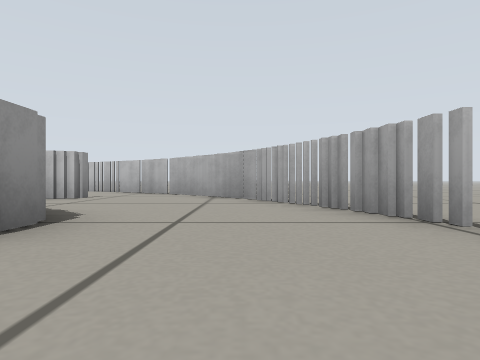
View 1 (above)

19 first-person views from a walk through a world built for the Gazebo simulator. The camera is 0.17 m above the floor, looks level and sees 75° across. The floor is counted in squares, 0.5 m on a side. Each view is taken from the middle of a square. On the plan, view 1 faces up. The plan holds only what a view shows up to about 9 squares ahead; the rest is blank.

View 2
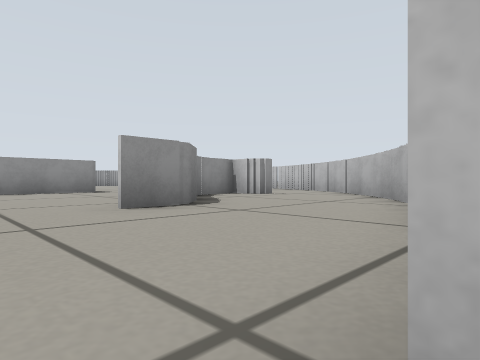

View 3
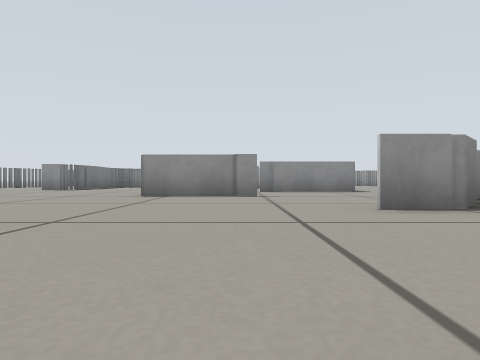

View 4
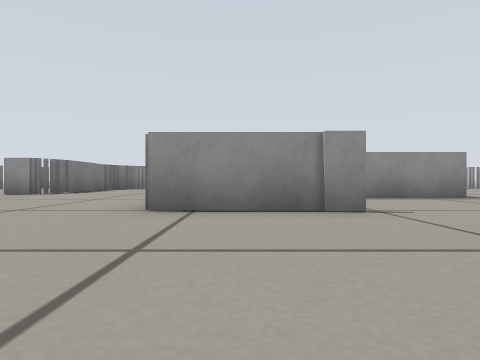

View 5
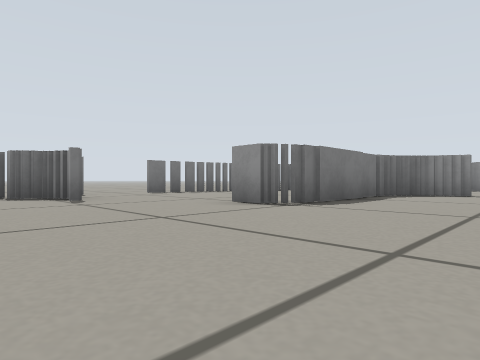

View 6
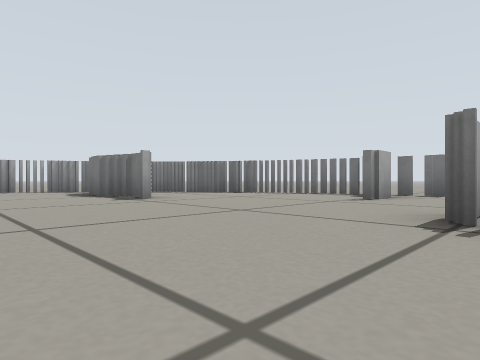

View 7
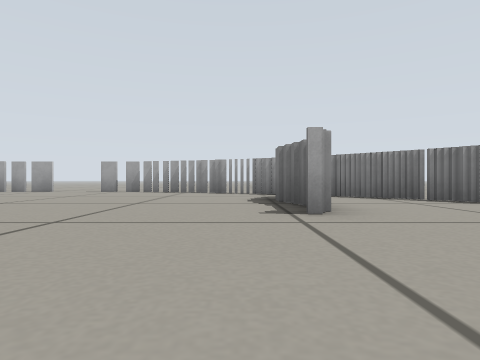

View 8
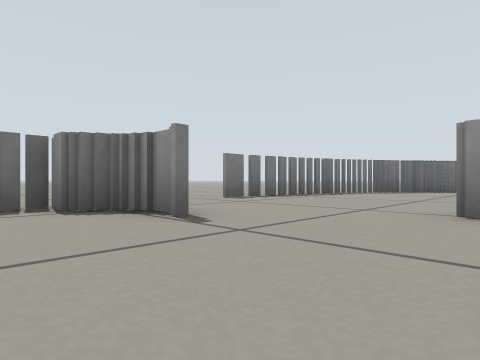

View 9
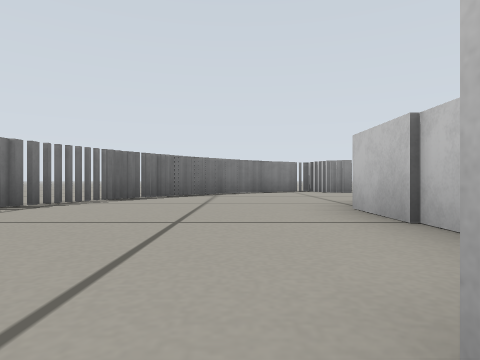

View 10
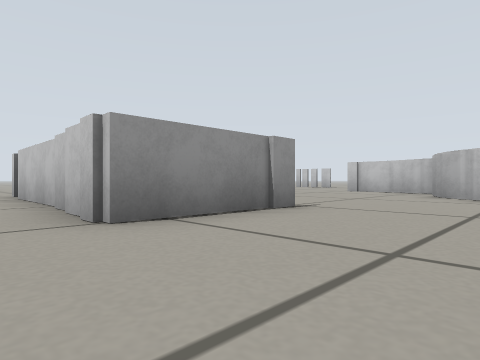

View 11
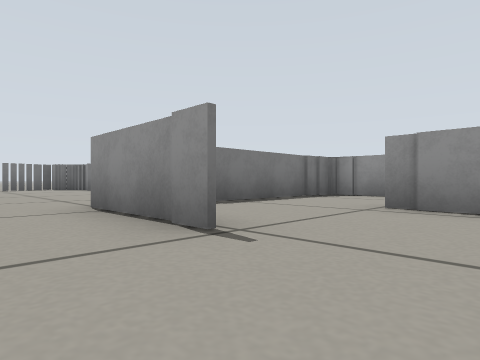

View 12
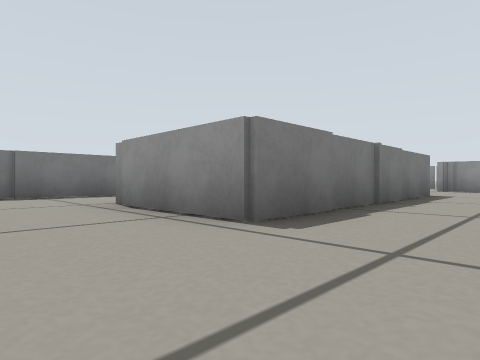

View 13
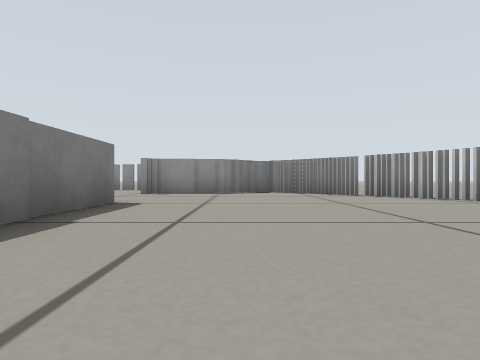

View 14
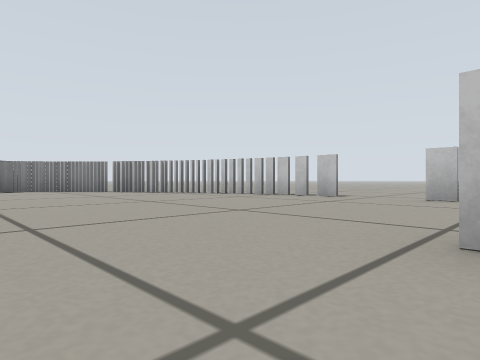

View 15
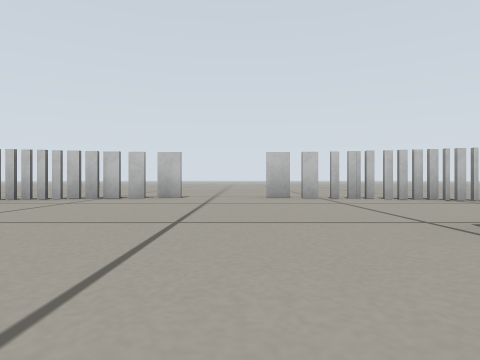

View 16
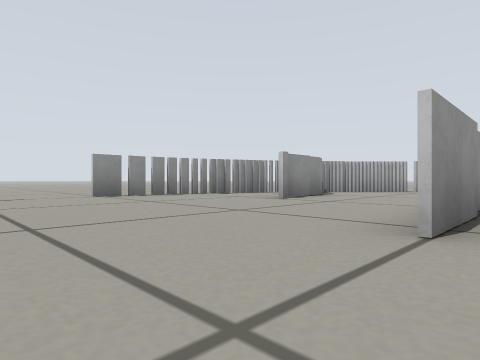

View 17
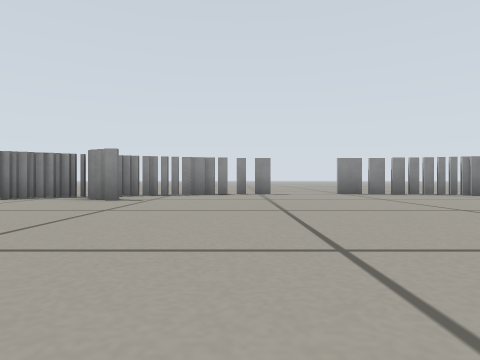

View 18
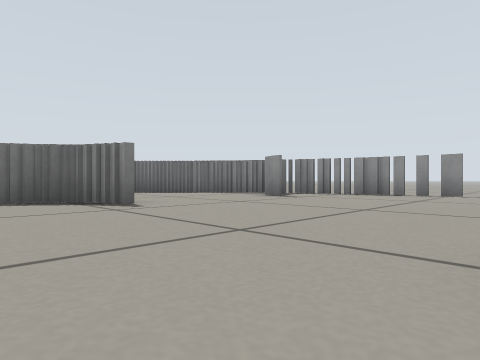

View 19
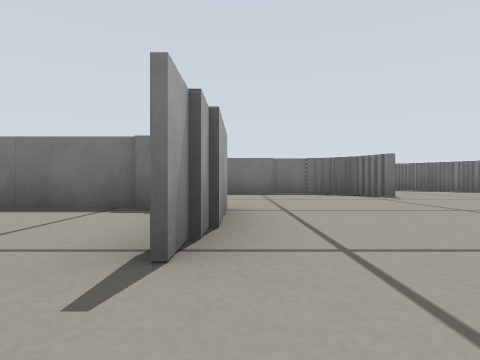

### Floor plan
Points are (right, up) in squares from view 1. A wall is a line through its corners. A room is listed if a view was taken in it or the views show most of it. See-through windows are left out.
Room 1 (views 1, 4, 5, 6, 7, 8, 9, 10, 11, 12, 14)
walls: (-5, -1.9) (-8.8, -1.9); (-7.6, -1.8) (-5.9, -1.8); (-3.5, -5.9) (-2.4, -5.9); (-4.4, 0.4) (-4.4, -2.1); (-2.5, -5.5) (-1.6, -5.5); (-8.9, -5.9) (-8.4, -5.9); (-8.5, -6.6) (-8.5, -5.8); (-9.9, -5.7) (-11.8, -5.7); (-2.4, -8.5) (-1.8, -8.5); (-1, -7.8) (-1, -7.2); (0.6, -5.8) (0.6, -5.2); (-3.4, -9.1) (-2.8, -9.1); (-6.8, 3.1) (-6.8, 0.5); (1.1, -4.9) (1.1, -4); (-6.8, -9.2) (-6.8, -8.5); (1.4, -4) (1.4, -3.1); (1.6, -2.8) (1.6, -2.2); (-4.2, -9.6) (-3.4, -9.6); (-1.6, 2.8) (-1.6, 1.5); (-6.6, -9.6) (-6, -9.6); (-4.9, -9.8) (-4.2, -9.8); (1.9, -2.2) (1.9, -1.8); (-2.8, 3.6) (-3.4, 3.6); (-6, -10.3) (-5.2, -10.3); (1.9, 0.2) (1.9, 1.5); (-12.2, -5.5) (-8.4, -5.5) (-8.4, -6.6); (-12.5, -4.8) (-12.5, -5.2); (1.4, 2.4) (1.4, 3.4); (-3.8, 5.6) (-3.8, 4.2); (-4.2, 5.8) (-6.4, 5.8); (1.1, 3.4) (1.1, 4.2); (-3, 6.1) (-3, 5.6) (-4.2, 5.6); (0.6, 4.6) (0.6, 5.1); (-11.4, -10.3) (-10.1, -10.3); (-12.4, -9.8) (-11.8, -9.8); (-13.1, -9.6) (-12.4, -9.6); (-13.9, -9.1) (-13.1, -9.1); (-14.8, -8.5) (-14.2, -8.5); (-15.7, -7.1) (-15.7, -7.6); (-16.4, -6.4) (-16.4, -6.9); (-16.7, -5.9) (-16.7, -6.5)
ways out: opening at (2, -0.5) to room 2; gap at (2, -2) to room 2; gap at (2, 2) to room 2; opening at (-12.5, -4.8) to room 3; opening at (-6.5, 4.5) to room 3; opening at (-7, -0.5) to room 4; opening at (-8.5, -10)
Room 2 (views 2, 3)
walls: (1.9, -1.5) (1.9, -1)
ways out: opening at (2, -0.5) to room 1; gap at (2, -2) to room 1; gap at (2, 2) to room 1; opening at (-8.5, 10) to room 3; gap at (-6, 10) to room 3; opening at (-11, 11)
Room 3 (views 13, 15, 16, 17, 18)
walls: (-12.8, 3.1) (-9.8, 3.1); (-12.5, 2.2) (-12.5, 0); (-15.7, 4.6) (-15.7, 2.8); (-9.6, 3.1) (-6.8, 3.1); (-16.4, 6.2) (-16.4, 5.8); (-16.7, 5.9) (-16.7, 5.4); (-9.7, -0.5) (-9.7, 0.8); (-17.9, 3.8) (-17.9, 3); (-15.1, 7.6) (-15.1, 7.1); (-14, 8.1) (-14.5, 8.1); (-18.2, 3) (-18.2, 1.9); (-13.4, 8.5) (-14, 8.5); (-18.5, 2) (-18.5, 0.2); (-12.9, 8.7) (-13.4, 8.7); (-12.1, 9.2) (-12.6, 9.2); (-11.4, 9.3) (-12.1, 9.3); (-18.5, -1.2) (-18.5, -2.1); (-12.9, -4.1) (-12.9, -4.8); (-10.5, 9.7) (-11.4, 9.7); (-18.2, -2.5) (-18.2, -3.6); (-9.8, 9.9) (-10.5, 9.9); (-16.4, -4.2) (-16.4, -4.8); (-9, 9.9) (-9.6, 9.9); (-17.9, -3.5) (-17.9, -4.4); (-12.8, -5.2) (-12.1, -5.2); (-17.7, -4.2) (-17.7, -4.9); (-7, 9.9) (-7.5, 9.9); (-5.2, 9.7) (-6.1, 9.7); (-4.4, 9.3) (-5.2, 9.3); (-3.2, 8.7) (-3.8, 8.7); (-2.8, 8.5) (-3.2, 8.5)
ways out: opening at (-12.5, -4.8) to room 1; opening at (-6.5, 4.5) to room 1; opening at (-8.5, 10) to room 2; gap at (-6, 10) to room 2; opening at (-10, 1.5) to room 4; opening at (-18, 0)
Room 4 (view 19)
walls: (-9.7, -0.4) (-9.7, -1.8) (-7.6, -1.8)
ways out: opening at (-7, -0.5) to room 1; opening at (-10, 1.5) to room 3

Positions as (right, up) in squares from view 1, and headings:
1: (0, 0), facing up
2: (2, 0), facing up-left
3: (2, 0), facing left
4: (-1, -1), facing left
5: (-5, -3), facing down-left
6: (-9, -3), facing down-right
7: (-7, -5), facing right
8: (-5, -6), facing down-left
9: (-8, -7), facing left
10: (-2, -3), facing up-left
11: (-3, 2), facing down-left
12: (-5, 5), facing down-left
13: (-8, 5), facing left
14: (-6, 4), facing up-left
15: (-8, 4), facing up
16: (-12, -2), facing up-left
17: (-11, -2), facing left
18: (-11, 0), facing down-left
19: (-10, 2), facing down
